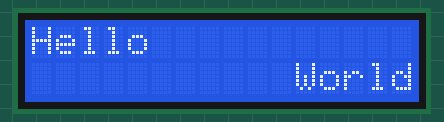
Recording of a sketch running on a simulated Arduino Uno, built with avr-gcc and run on an emulated ATmega328P. On the bench: 16×2 character LCD.

Above: at 0.1 s.
At 7.7 s:
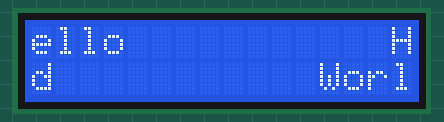
At 14.2 s:
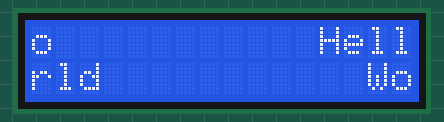
At 21.3 s:
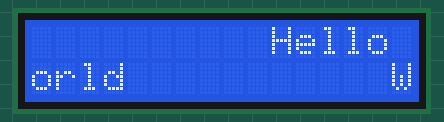
At 30.4 s:
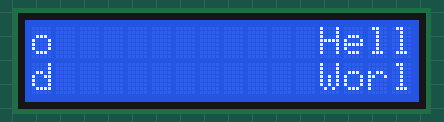
At 39.4 s:
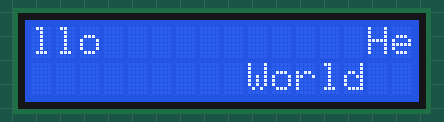

Measured:
- what the display in image 1 shows lasts 0.5 s, from 7.6 s to 8.1 s

The sketch:

lcd_.ino
```cpp
#include <LiquidCrystal.h>


LiquidCrystal lcd(13, 12, 6, 5, 4, 3);
int count1=0, length1, length2, lungime, lungime1=0, i=1,count=0;
String text1, text2, subtext11, subtext1,subtext2,subtext22;
void setup(){
  lcd.begin(16,2);
  lcd.clear();
  lcd.setCursor(0,0);
  text1="Hello";
  text2="World";
  length1=text1.length();
  length2=text2.length();
  lungime=text1.length();
  lungime1=length2;


}

void loop(){
  lcd.clear();

  if(count1 >15-length1){

    subtext1=text1.substring(lungime);
    subtext11=text1.substring(0, 16-count1);
    lcd.setCursor(0,0);
    lcd.print(subtext1);
    lcd.setCursor(count1,0);
    lcd.print(subtext11);
    lungime--;

  }
  else {
    lcd.setCursor(count1, 0);
    lcd.print(text1);
  }
  if(count>16-length2){
    subtext2=text2.substring(0,i);
    subtext22=text2.substring(i,length2);
    lcd.setCursor(16-i,1);
    lcd.print(subtext2);
    lcd.setCursor(0,1);
    lcd.print(subtext22);
    i++;
  } else

  {
  lcd.setCursor(16-lungime1,1);
  lcd.print(text2);
  lungime1++;
  }

  if (i==length2){
    count=0;
    i=1;
    lungime1=text2.length();
  }
  if(count1 >=16){
    count1=0;
    lungime=text1.length();
  }
  delay(500);
  count1++;
  count++;
}
```
